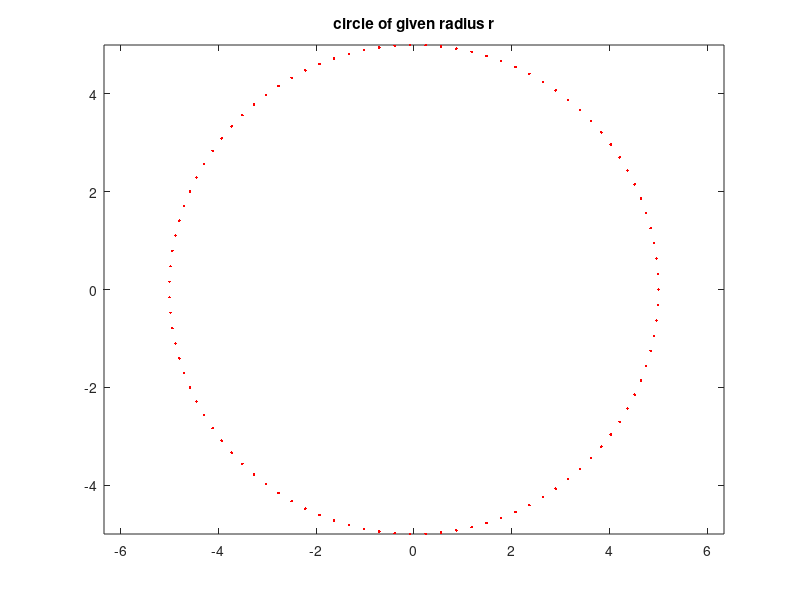

Source code (MATLAB):
r = input('inpur the radius of the circle: ');
theta = linspace(0,2*pi,100);
x = r*cos(theta);
y = r*sin(theta);

plot(x,y,'.r');
axis('equal');
title('circle of given radius r');